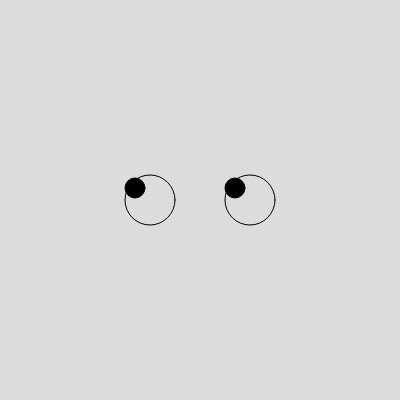
Frame 1 (no input)
Frame 60 (no input): identical to frame 1, image omitted
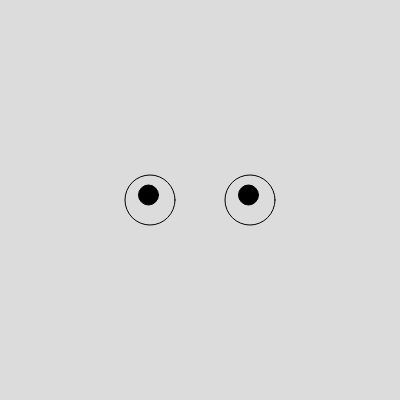
Frame 120 (the mouse pressed at the canvas centre since frame 60)

The p5.js sketch that drew these frames (run headless with seeded random() and noise() and a simulated clock; from frame 60 on, the mouse is pressed at the canvas centre):

// p5.js sketch
// ── sketch.js
let iris;

function setup() {
  createCanvas(400, 400);
}

function draw() {
  background(220);
  noFill();
  ellipse(150, 200, 50, 50);
  ellipse(250, 200, 50, 50);
  fill(0);
  irisX = map(mouseX, 0, 400, 135, 162);
  irisY = map(mouseY, 0, 400, 188, 202);
  ellipse(irisX, irisY, 20, 20);
  ellipse(irisX + 100, irisY, 20, 20);
}
